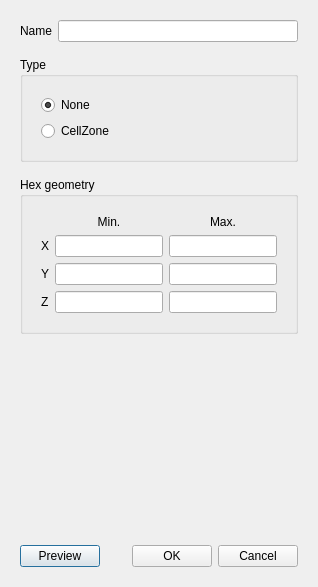
<?xml version="1.0" encoding="UTF-8"?>
<ui version="4.0">
 <class>VolumeDialog</class>
 <widget class="QDialog" name="VolumeDialog">
  <property name="geometry">
   <rect>
    <x>0</x>
    <y>0</y>
    <width>318</width>
    <height>550</height>
   </rect>
  </property>
  <property name="windowTitle">
   <string>Edit volume</string>
  </property>
  <layout class="QVBoxLayout" name="verticalLayout_6">
   <item>
    <widget class="QWidget" name="dialogContent" native="true">
     <layout class="QVBoxLayout" name="verticalLayout_2">
      <item>
       <widget class="QWidget" name="widget_5" native="true">
        <layout class="QFormLayout" name="formLayout_3">
         <property name="leftMargin">
          <number>0</number>
         </property>
         <property name="topMargin">
          <number>0</number>
         </property>
         <property name="rightMargin">
          <number>0</number>
         </property>
         <item row="0" column="0">
          <widget class="QLabel" name="label_11">
           <property name="text">
            <string>Name</string>
           </property>
          </widget>
         </item>
         <item row="0" column="1">
          <widget class="QLineEdit" name="name"/>
         </item>
        </layout>
       </widget>
      </item>
      <item>
       <widget class="QWidget" name="widget_2" native="true">
        <layout class="QVBoxLayout" name="verticalLayout_3">
         <property name="spacing">
          <number>6</number>
         </property>
         <property name="leftMargin">
          <number>0</number>
         </property>
         <property name="topMargin">
          <number>0</number>
         </property>
         <property name="rightMargin">
          <number>0</number>
         </property>
         <property name="bottomMargin">
          <number>0</number>
         </property>
         <item>
          <widget class="QGroupBox" name="typeGroup">
           <property name="title">
            <string>Type</string>
           </property>
           <layout class="QVBoxLayout" name="typeGroupLayout">
           <item>
            <widget class="QWidget" name="widget_9" native="true">
             <layout class="QVBoxLayout" name="verticalLayout_8">
              <item>
               <widget class="QRadioButton" name="none">
                <property name="text">
                 <string>None</string>
                </property>
                <property name="checked">
                 <bool>true</bool>
                </property>
                <attribute name="buttonGroup">
                 <string notr="true">typeRadios</string>
                </attribute>
               </widget>
              </item>
              <item>
               <widget class="QRadioButton" name="cellZone">
                <property name="text">
                 <string>CellZone</string>
                </property>
                <attribute name="buttonGroup">
                 <string notr="true">typeRadios</string>
                </attribute>
               </widget>
              </item>
             </layout>
            </widget>
           </item>
           </layout>
          </widget>
         </item>
        </layout>
       </widget>
      </item>
      <item>
       <widget class="QStackedWidget" name="geometryStack">
        <property name="currentIndex">
         <number>0</number>
        </property>
        <widget class="QWidget" name="hex">
         <layout class="QVBoxLayout" name="verticalLayout_12">
          <property name="leftMargin">
           <number>0</number>
          </property>
          <property name="rightMargin">
           <number>0</number>
          </property>
          <item>
           <widget class="QGroupBox" name="hexGeometryGroup">
            <property name="title">
             <string>Hex geometry</string>
            </property>
            <layout class="QVBoxLayout" name="hexGeometryGroupLayout">
            <item>
             <widget class="QWidget" name="widget_4" native="true">
              <layout class="QGridLayout" name="gridLayout_3">
               <item row="0" column="1">
                <widget class="QLabel" name="label">
                 <property name="text">
                  <string>Min.</string>
                 </property>
                 <property name="alignment">
                  <set>Qt::AlignCenter</set>
                 </property>
                </widget>
               </item>
               <item row="0" column="2">
                <widget class="QLabel" name="label_2">
                 <property name="text">
                  <string>Max.</string>
                 </property>
                 <property name="alignment">
                  <set>Qt::AlignCenter</set>
                 </property>
                </widget>
               </item>
               <item row="1" column="0">
                <widget class="QLabel" name="label_3">
                 <property name="text">
                  <string>X</string>
                 </property>
                </widget>
               </item>
               <item row="1" column="1">
                <widget class="QLineEdit" name="minX"/>
               </item>
               <item row="1" column="2">
                <widget class="QLineEdit" name="maxX"/>
               </item>
               <item row="2" column="0">
                <widget class="QLabel" name="label_4">
                 <property name="text">
                  <string>Y</string>
                 </property>
                </widget>
               </item>
               <item row="2" column="1">
                <widget class="QLineEdit" name="minY"/>
               </item>
               <item row="2" column="2">
                <widget class="QLineEdit" name="maxY"/>
               </item>
               <item row="3" column="0">
                <widget class="QLabel" name="label_5">
                 <property name="text">
                  <string>Z</string>
                 </property>
                </widget>
               </item>
               <item row="3" column="1">
                <widget class="QLineEdit" name="minZ"/>
               </item>
               <item row="3" column="2">
                <widget class="QLineEdit" name="maxZ"/>
               </item>
              </layout>
             </widget>
            </item>
            </layout>
           </widget>
          </item>
          <item>
           <spacer name="verticalSpacer_2">
            <property name="orientation">
             <enum>Qt::Vertical</enum>
            </property>
            <property name="sizeHint" stdset="0">
             <size>
              <width>20</width>
              <height>40</height>
             </size>
            </property>
           </spacer>
          </item>
         </layout>
        </widget>
        <widget class="QWidget" name="sphere">
         <layout class="QVBoxLayout" name="verticalLayout_9">
          <property name="leftMargin">
           <number>0</number>
          </property>
          <property name="rightMargin">
           <number>0</number>
          </property>
          <item>
           <widget class="QGroupBox" name="sphereGeometryGroup">
            <property name="title">
             <string>Sphere geometry</string>
            </property>
            <layout class="QVBoxLayout" name="sphereGeometryGroupLayout">
            <item>
             <widget class="QWidget" name="widget_11" native="true">
              <layout class="QHBoxLayout" name="horizontalLayout_2">
               <item>
                <widget class="QWidget" name="widget" native="true">
                 <layout class="QVBoxLayout" name="verticalLayout_4">
                  <property name="leftMargin">
                   <number>0</number>
                  </property>
                  <property name="topMargin">
                   <number>0</number>
                  </property>
                  <item>
                   <widget class="QGroupBox" name="groupBox">
                    <property name="title">
                     <string>Centre point</string>
                    </property>
                    <layout class="QFormLayout" name="formLayout">
                     <property name="topMargin">
                      <number>0</number>
                     </property>
                     <item row="0" column="0">
                      <widget class="QLabel" name="label_6">
                       <property name="text">
                        <string>X</string>
                       </property>
                      </widget>
                     </item>
                     <item row="0" column="1">
                      <widget class="QLineEdit" name="centerX"/>
                     </item>
                     <item row="1" column="0">
                      <widget class="QLabel" name="label_7">
                       <property name="text">
                        <string>Y</string>
                       </property>
                      </widget>
                     </item>
                     <item row="1" column="1">
                      <widget class="QLineEdit" name="centerY"/>
                     </item>
                     <item row="2" column="0">
                      <widget class="QLabel" name="label_8">
                       <property name="text">
                        <string>Z</string>
                       </property>
                      </widget>
                     </item>
                     <item row="2" column="1">
                      <widget class="QLineEdit" name="centerZ"/>
                     </item>
                    </layout>
                   </widget>
                  </item>
                  <item>
                   <spacer name="verticalSpacer_4">
                    <property name="orientation">
                     <enum>Qt::Vertical</enum>
                    </property>
                    <property name="sizeHint" stdset="0">
                     <size>
                      <width>20</width>
                      <height>40</height>
                     </size>
                    </property>
                   </spacer>
                  </item>
                 </layout>
                </widget>
               </item>
               <item>
                <widget class="QWidget" name="widget_12" native="true">
                 <layout class="QVBoxLayout" name="verticalLayout_10">
                  <property name="topMargin">
                   <number>0</number>
                  </property>
                  <property name="rightMargin">
                   <number>0</number>
                  </property>
                  <item>
                   <widget class="QGroupBox" name="groupBox_2">
                    <property name="title">
                     <string>Radius</string>
                    </property>
                    <layout class="QFormLayout" name="formLayout_2">
                     <property name="topMargin">
                      <number>0</number>
                     </property>
                     <item row="0" column="0">
                      <widget class="QLabel" name="label_9">
                       <property name="text">
                        <string>R</string>
                       </property>
                      </widget>
                     </item>
                     <item row="0" column="1">
                      <widget class="QLineEdit" name="sphereRadius"/>
                     </item>
                    </layout>
                   </widget>
                  </item>
                  <item>
                   <spacer name="verticalSpacer">
                    <property name="orientation">
                     <enum>Qt::Vertical</enum>
                    </property>
                    <property name="sizeHint" stdset="0">
                     <size>
                      <width>20</width>
                      <height>0</height>
                     </size>
                    </property>
                   </spacer>
                  </item>
                 </layout>
                </widget>
               </item>
              </layout>
             </widget>
            </item>
            </layout>
           </widget>
          </item>
         </layout>
        </widget>
        <widget class="QWidget" name="cylinder">
         <layout class="QVBoxLayout" name="verticalLayout_13">
          <property name="leftMargin">
           <number>0</number>
          </property>
          <property name="rightMargin">
           <number>0</number>
          </property>
          <item>
           <widget class="QGroupBox" name="cylinderGeometryGroup">
            <property name="title">
             <string>Cylinder geometry</string>
            </property>
            <layout class="QVBoxLayout" name="cylinderGeometryGroupLayout">
            <item>
             <widget class="QWidget" name="widget_3" native="true">
              <layout class="QVBoxLayout" name="verticalLayout_11">
               <item>
                <widget class="QWidget" name="widget_7" native="true">
                 <layout class="QHBoxLayout" name="horizontalLayout">
                  <property name="leftMargin">
                   <number>0</number>
                  </property>
                  <property name="topMargin">
                   <number>0</number>
                  </property>
                  <property name="rightMargin">
                   <number>0</number>
                  </property>
                  <property name="bottomMargin">
                   <number>0</number>
                  </property>
                  <item>
                   <widget class="QGroupBox" name="groupBox_3">
                    <property name="title">
                     <string>Axis point 1</string>
                    </property>
                    <layout class="QFormLayout" name="formLayout_4">
                     <property name="topMargin">
                      <number>0</number>
                     </property>
                     <item row="0" column="0">
                      <widget class="QLabel" name="label_18">
                       <property name="text">
                        <string>X</string>
                       </property>
                      </widget>
                     </item>
                     <item row="0" column="1">
                      <widget class="QLineEdit" name="axis1X"/>
                     </item>
                     <item row="1" column="0">
                      <widget class="QLabel" name="label_19">
                       <property name="text">
                        <string>Y</string>
                       </property>
                      </widget>
                     </item>
                     <item row="1" column="1">
                      <widget class="QLineEdit" name="axis1Y"/>
                     </item>
                     <item row="2" column="0">
                      <widget class="QLabel" name="label_20">
                       <property name="text">
                        <string>Z</string>
                       </property>
                      </widget>
                     </item>
                     <item row="2" column="1">
                      <widget class="QLineEdit" name="axis1Z"/>
                     </item>
                    </layout>
                   </widget>
                  </item>
                  <item>
                   <widget class="QGroupBox" name="groupBox_5">
                    <property name="title">
                     <string>Axis point 2</string>
                    </property>
                    <layout class="QFormLayout" name="formLayout_6">
                     <property name="topMargin">
                      <number>0</number>
                     </property>
                     <item row="0" column="0">
                      <widget class="QLabel" name="label_24">
                       <property name="text">
                        <string>X</string>
                       </property>
                      </widget>
                     </item>
                     <item row="0" column="1">
                      <widget class="QLineEdit" name="axis2X"/>
                     </item>
                     <item row="1" column="0">
                      <widget class="QLabel" name="label_25">
                       <property name="text">
                        <string>Y</string>
                       </property>
                      </widget>
                     </item>
                     <item row="1" column="1">
                      <widget class="QLineEdit" name="axis2Y"/>
                     </item>
                     <item row="2" column="0">
                      <widget class="QLabel" name="label_26">
                       <property name="text">
                        <string>Z</string>
                       </property>
                      </widget>
                     </item>
                     <item row="2" column="1">
                      <widget class="QLineEdit" name="axis2Z"/>
                     </item>
                    </layout>
                   </widget>
                  </item>
                 </layout>
                </widget>
               </item>
               <item>
                <widget class="QGroupBox" name="singleRadius">
                 <property name="title">
                  <string>Radius</string>
                 </property>
                 <layout class="QFormLayout" name="formLayout_7">
                  <item row="0" column="0">
                   <widget class="QLabel" name="label_27">
                    <property name="text">
                     <string>R</string>
                    </property>
                   </widget>
                  </item>
                  <item row="0" column="1">
                   <widget class="QLineEdit" name="cylinderRadius"/>
                  </item>
                 </layout>
                </widget>
               </item>
               <item>
                <widget class="QGroupBox" name="annulusRadius">
                 <property name="title">
                  <string>Radius</string>
                 </property>
                 <layout class="QFormLayout" name="formLayout_8">
                  <item row="0" column="0">
                   <widget class="QLabel" name="label_28">
                    <property name="text">
                     <string>Inner R</string>
                    </property>
                   </widget>
                  </item>
                  <item row="0" column="1">
                   <widget class="QLineEdit" name="innerRadius"/>
                  </item>
                  <item row="1" column="0">
                   <widget class="QLabel" name="label_29">
                    <property name="text">
                     <string>Outer R</string>
                    </property>
                   </widget>
                  </item>
                  <item row="1" column="1">
                   <widget class="QLineEdit" name="outerRadius"/>
                  </item>
                 </layout>
                </widget>
               </item>
              </layout>
             </widget>
            </item>
            </layout>
           </widget>
          </item>
         </layout>
        </widget>
       </widget>
      </item>
     </layout>
    </widget>
   </item>
   <item>
    <widget class="QWidget" name="widget_6" native="true">
     <layout class="QHBoxLayout" name="horizontalLayout_4">
      <item>
       <widget class="QPushButton" name="preview">
        <property name="text">
         <string>Preview</string>
        </property>
       </widget>
      </item>
      <item>
       <spacer name="horizontalSpacer_2">
        <property name="orientation">
         <enum>Qt::Horizontal</enum>
        </property>
        <property name="sizeHint" stdset="0">
         <size>
          <width>181</width>
          <height>20</height>
         </size>
        </property>
       </spacer>
      </item>
      <item>
       <widget class="QPushButton" name="ok">
        <property name="text">
         <string>OK</string>
        </property>
       </widget>
      </item>
      <item>
       <widget class="QPushButton" name="cancel">
        <property name="text">
         <string>Cancel</string>
        </property>
       </widget>
      </item>
     </layout>
    </widget>
   </item>
  </layout>
 </widget>
 <tabstops>
  <tabstop>name</tabstop>
  <tabstop>none</tabstop>
  <tabstop>cellZone</tabstop>
  <tabstop>minX</tabstop>
  <tabstop>maxX</tabstop>
  <tabstop>minY</tabstop>
  <tabstop>maxY</tabstop>
  <tabstop>minZ</tabstop>
  <tabstop>maxZ</tabstop>
  <tabstop>centerX</tabstop>
  <tabstop>centerY</tabstop>
  <tabstop>centerZ</tabstop>
  <tabstop>sphereRadius</tabstop>
  <tabstop>axis1X</tabstop>
  <tabstop>axis2X</tabstop>
  <tabstop>axis1Y</tabstop>
  <tabstop>axis2Y</tabstop>
  <tabstop>axis1Z</tabstop>
  <tabstop>axis2Z</tabstop>
  <tabstop>cylinderRadius</tabstop>
  <tabstop>innerRadius</tabstop>
  <tabstop>outerRadius</tabstop>
 </tabstops>
 <resources/>
 <connections/>
 <buttongroups>
  <buttongroup name="typeRadios"/>
 </buttongroups>
</ui>
